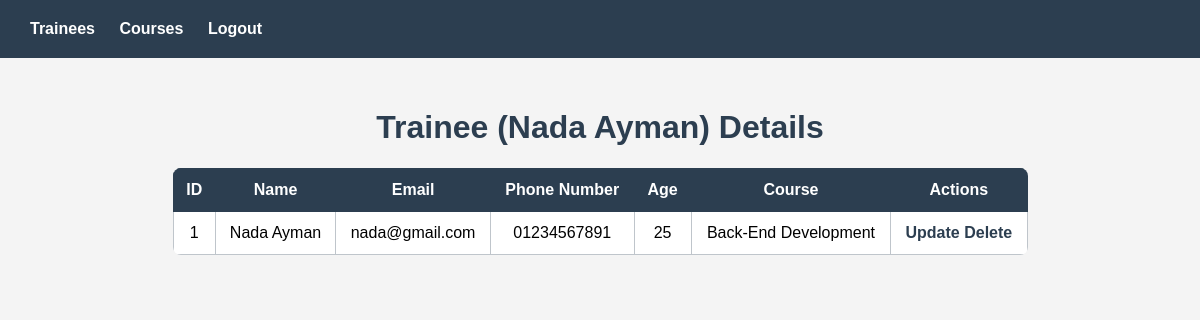
The page /trainees/1/ on the database its author committed.
### trainee/models.py (models this page shows, shortened)
class Trainee(models.Model):
    id = models.AutoField(primary_key=True)
    name = models.CharField(max_length=100)
    email = models.EmailField(unique=True)
    phone_number = models.CharField(max_length=20)
    age = models.IntegerField()
    course = models.ForeignKey(Course, on_delete=models.CASCADE)

### course/models.py (models this page shows, shortened)
class Course(models.Model):
    id = models.AutoField(primary_key=True)
    name = models.CharField(max_length=100)
    duration = models.IntegerField()
    created_at = models.DateTimeField(auto_now_add=True)
    updated_at = models.DateTimeField(auto_now=True)

### trainee/views.py (the view)
# urls.py: path('<int:id>/', traineeDetails, name='TraineeDetails'),
def traineeDetails(request, id):
    trainee = Trainee.objects.get(id=id)
    return render(request, 'trainee/details.html', {'trainee': trainee})

### templates/trainee/details.html (shortened to what this page needs)
{% extends 'base.html' %}
{% block content %}
<h1>Trainee ({{trainee.name}}) Details</h1>
<table>
    <thead>
        <tr>
            <th>ID</th>
            <th>Name</th>
            <th>Email</th>
            <th>Phone Number</th>
            <th>Age</th>
            <th>Course</th>
            <th>Actions</th>
        </tr>
    </thead>
    <tbody>
        <tr>
            <td>{{trainee.id}}</td>
            <td>{{trainee.name}}</td>
            <td>{{trainee.email}}</td>
            <td>{{trainee.phone_number}}</td>
            <td>{{trainee.age}}</td>
            <td>{{trainee.course.name}}</td>
            <td>
                <a href="{% url 'UpdateTrainee' trainee.id %}">Update</a>
                <a href="{% url 'DeleteTrainee' trainee.id %}">Delete</a>
            </td>
        </tr>
    </tbody>
</table>
{%endblock%}

### static/css/style.css (style rules this page uses)
body { font-family: Arial, sans-serif; margin: 0; padding: 0; background: #f4f4f4; }
a { color: #2c3e50; text-decoration: none; font-weight: bold; }
h1 { color: #2c3e50; }
table { width: 75%; border-collapse: collapse; background: white; border-radius: 8px; overflow: hidden; text-align: center; margin-bottom: 30px; }
th { background: #2c3e50; color: white; padding: 12px; border: #2c3e50 solid 1px; }
td { padding: 12px; border: #bfc5cb solid 1px; }

### rows shown on the page
Trainee: name "Nada Ayman", id "1", email "nada@gmail.com", phone_number "01234567891", age "25", course.name "Back-End Development"
